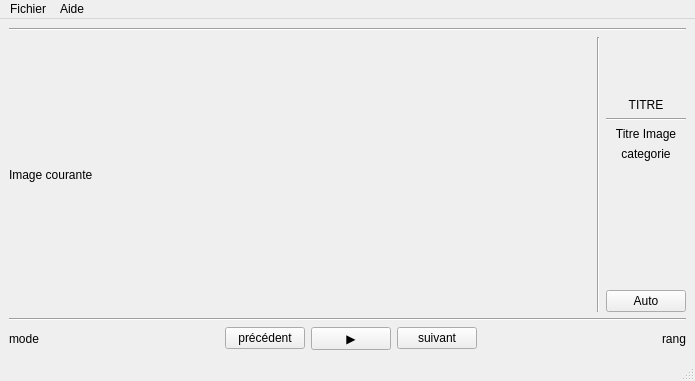
<?xml version="1.0" encoding="UTF-8"?>
<ui version="4.0">
 <class>lecteurVue</class>
 <widget class="QMainWindow" name="lecteurVue">
  <property name="geometry">
   <rect>
    <x>0</x>
    <y>0</y>
    <width>695</width>
    <height>381</height>
   </rect>
  </property>
  <property name="windowTitle">
   <string>lecteurVue</string>
  </property>
  <widget class="QWidget" name="centralwidget">
   <layout class="QGridLayout" name="gridLayout">
    <item row="0" column="0">
     <layout class="QVBoxLayout" name="verticalLayout">
      <property name="sizeConstraint">
       <enum>QLayout::SetMinimumSize</enum>
      </property>
      <item>
       <layout class="QHBoxLayout" name="horizontalLayout"/>
      </item>
      <item>
       <widget class="Line" name="line_3">
        <property name="orientation">
         <enum>Qt::Horizontal</enum>
        </property>
       </widget>
      </item>
      <item>
       <layout class="QHBoxLayout" name="horizontalLayout_2" stretch="1,0,0">
        <item>
         <layout class="QVBoxLayout" name="verticalLayout_3">
          <item>
           <widget class="QLabel" name="image">
            <property name="text">
             <string>Image courante</string>
            </property>
           </widget>
          </item>
         </layout>
        </item>
        <item>
         <widget class="Line" name="line_4">
          <property name="orientation">
           <enum>Qt::Vertical</enum>
          </property>
         </widget>
        </item>
        <item>
         <layout class="QVBoxLayout" name="verticalLayout_2">
          <item>
           <spacer name="verticalSpacer_2">
            <property name="orientation">
             <enum>Qt::Vertical</enum>
            </property>
            <property name="sizeHint" stdset="0">
             <size>
              <width>20</width>
              <height>40</height>
             </size>
            </property>
           </spacer>
          </item>
          <item>
           <widget class="QLabel" name="titre">
            <property name="text">
             <string>TITRE</string>
            </property>
            <property name="alignment">
             <set>Qt::AlignCenter</set>
            </property>
           </widget>
          </item>
          <item>
           <widget class="Line" name="line_5">
            <property name="orientation">
             <enum>Qt::Horizontal</enum>
            </property>
           </widget>
          </item>
          <item>
           <widget class="QLabel" name="titreImage">
            <property name="text">
             <string>Titre Image</string>
            </property>
            <property name="alignment">
             <set>Qt::AlignCenter</set>
            </property>
           </widget>
          </item>
          <item>
           <widget class="QLabel" name="categorie">
            <property name="text">
             <string>categorie</string>
            </property>
            <property name="alignment">
             <set>Qt::AlignCenter</set>
            </property>
           </widget>
          </item>
          <item>
           <spacer name="verticalSpacer_3">
            <property name="orientation">
             <enum>Qt::Vertical</enum>
            </property>
            <property name="sizeHint" stdset="0">
             <size>
              <width>20</width>
              <height>40</height>
             </size>
            </property>
           </spacer>
          </item>
          <item>
           <spacer name="verticalSpacer">
            <property name="orientation">
             <enum>Qt::Vertical</enum>
            </property>
            <property name="sizeHint" stdset="0">
             <size>
              <width>20</width>
              <height>40</height>
             </size>
            </property>
           </spacer>
          </item>
          <item>
           <widget class="QPushButton" name="modeDefilement">
            <property name="text">
             <string>Auto</string>
            </property>
           </widget>
          </item>
         </layout>
        </item>
       </layout>
      </item>
      <item>
       <widget class="Line" name="line_2">
        <property name="orientation">
         <enum>Qt::Horizontal</enum>
        </property>
       </widget>
      </item>
      <item>
       <layout class="QHBoxLayout" name="horizontalLayout_3">
        <item>
         <widget class="QLabel" name="mode">
          <property name="text">
           <string>mode</string>
          </property>
         </widget>
        </item>
        <item>
         <spacer name="horizontalSpacer_2">
          <property name="orientation">
           <enum>Qt::Horizontal</enum>
          </property>
          <property name="sizeHint" stdset="0">
           <size>
            <width>40</width>
            <height>20</height>
           </size>
          </property>
         </spacer>
        </item>
        <item>
         <widget class="QPushButton" name="precedent">
          <property name="text">
           <string>précédent</string>
          </property>
         </widget>
        </item>
        <item>
         <widget class="QPushButton" name="pause">
          <property name="text">
           <string>▶</string>
          </property>
         </widget>
        </item>
        <item>
         <widget class="QPushButton" name="suivant">
          <property name="text">
           <string>suivant</string>
          </property>
         </widget>
        </item>
        <item>
         <spacer name="horizontalSpacer_3">
          <property name="orientation">
           <enum>Qt::Horizontal</enum>
          </property>
          <property name="sizeHint" stdset="0">
           <size>
            <width>40</width>
            <height>20</height>
           </size>
          </property>
         </spacer>
        </item>
        <item>
         <widget class="QLabel" name="rang">
          <property name="text">
           <string>rang</string>
          </property>
          <property name="alignment">
           <set>Qt::AlignCenter</set>
          </property>
         </widget>
        </item>
       </layout>
      </item>
     </layout>
    </item>
   </layout>
  </widget>
  <widget class="QMenuBar" name="menubar">
   <property name="geometry">
    <rect>
     <x>0</x>
     <y>0</y>
     <width>695</width>
     <height>26</height>
    </rect>
   </property>
   <widget class="QMenu" name="menuFichier">
    <property name="title">
     <string>Fichier</string>
    </property>
    <widget class="QMenu" name="menuParametres">
     <property name="title">
      <string>Paramètres</string>
     </property>
     <addaction name="actionVitesse"/>
     <addaction name="separator"/>
     <addaction name="actionFiltre"/>
    </widget>
    <addaction name="menuParametres"/>
    <addaction name="separator"/>
    <addaction name="actionCharger_diaporama"/>
    <addaction name="separator"/>
    <addaction name="actionQuitter"/>
   </widget>
   <widget class="QMenu" name="menu_aide">
    <property name="title">
     <string>Aide</string>
    </property>
    <addaction name="actionAProposDe"/>
    <addaction name="separator"/>
   </widget>
   <addaction name="menuFichier"/>
   <addaction name="menu_aide"/>
  </widget>
  <widget class="QStatusBar" name="statusbar"/>
  <action name="actionQuitter">
   <property name="text">
    <string>Quitter</string>
   </property>
  </action>
  <action name="actionAProposDe">
   <property name="text">
    <string>À propos de</string>
   </property>
  </action>
  <action name="actionFiltres">
   <property name="text">
    <string>Filtres</string>
   </property>
  </action>
  <action name="actionCharger_diaporama">
   <property name="text">
    <string>Charger diaporama</string>
   </property>
  </action>
  <action name="actionVitesse">
   <property name="text">
    <string>Vitesse de défilement</string>
   </property>
  </action>
  <action name="actionFiltre">
   <property name="text">
    <string>Filtres</string>
   </property>
  </action>
 </widget>
 <resources/>
 <connections/>
</ui>
